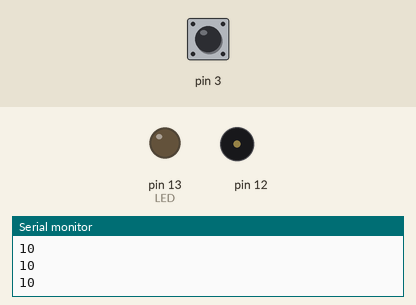
Bench run of a sketch on a simulated Arduino Uno, built with avr-gcc and run on an emulated ATmega328P. On the bench: output pins drawn as LEDs (lit = HIGH), buzzer (waves = sounding), the last lines printed to the serial monitor. Inputs (shaded band) come from the test bench; at power-on: pin 3 HIGH.

Above: at 1.2 s.
1.3 s: pin 3 pulled LOW for 0.15 s
At 1.37 s:
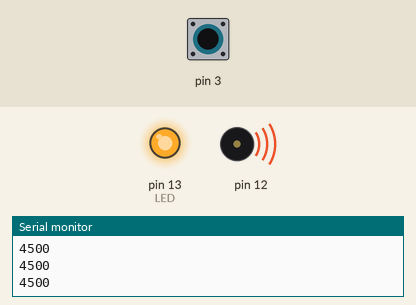
2.9 s: pin 3 pulled LOW for 3.2 s
At 6.8 s:
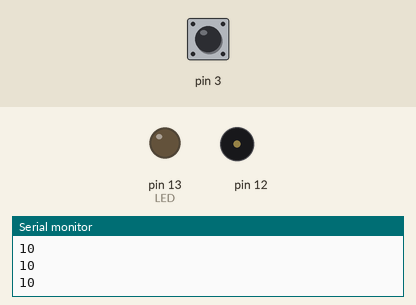
Timing chart, 0 to 8.3 s (numbered marks = the images above; inputs shaded):
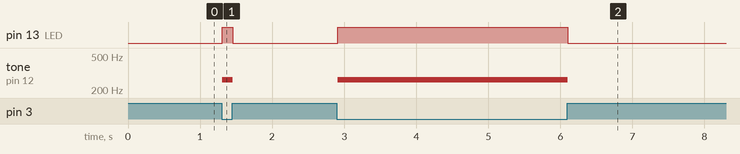

The sketch:

CapacitivePiezo.ino
```cpp
// CapacitiveSensor library link http://playground.arduino.cc/Main/CapacitiveSensor?from=Main.CapSense

#include <CapacitiveSensor.h>

CapacitiveSensor sensor = CapacitiveSensor(2, 3);

int th = 120;
int LED = 13;

void setup()
{
  Serial.begin(9600);
  pinMode(LED, OUTPUT);
  sensor.set_CS_AutocaL_Millis(0xFFFFFFFF);
  // turn off autocalibrate on channel 1 - just as an example
}

void loop()
{
  long sensorValue = sensor.capacitiveSensor(30);
  Serial.println(sensorValue);

  if (sensorValue > th)
  {
    digitalWrite(LED, HIGH);
    tone(12, 262, 150);
  }
  else
  {
    digitalWrite(LED, LOW);
    noTone(12);
  }
  delay(10);
}
```

Measured:
- after the input at 1.3 s, pin 13 (LED): LOW → HIGH at once, → LOW 0.15 s later; tone on pin 12: silent → 262 Hz at once, → silent 0.15 s later
- after the input at 2.9 s, pin 13 (LED): LOW → HIGH at once, → LOW 3.2 s later; tone on pin 12: silent → 262 Hz at once, → silent 3.2 s later
